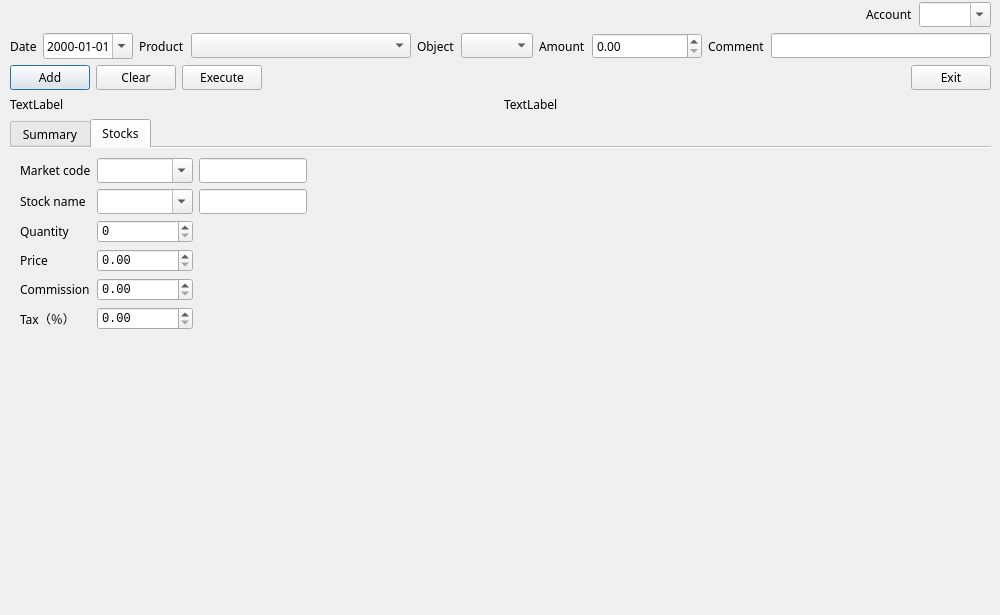
<?xml version="1.0" encoding="UTF-8"?>
<ui version="4.0">
 <class>frm_main</class>
 <widget class="QDialog" name="frm_main">
  <property name="enabled">
   <bool>true</bool>
  </property>
  <property name="geometry">
   <rect>
    <x>0</x>
    <y>0</y>
    <width>1000</width>
    <height>615</height>
   </rect>
  </property>
  <property name="sizePolicy">
   <sizepolicy hsizetype="Expanding" vsizetype="Expanding">
    <horstretch>0</horstretch>
    <verstretch>0</verstretch>
   </sizepolicy>
  </property>
  <property name="minimumSize">
   <size>
    <width>1000</width>
    <height>600</height>
   </size>
  </property>
  <property name="baseSize">
   <size>
    <width>0</width>
    <height>0</height>
   </size>
  </property>
  <property name="font">
   <font>
    <family>Envy Code R</family>
   </font>
  </property>
  <property name="windowTitle">
   <string>LISA</string>
  </property>
  <widget class="QWidget" name="layoutWidget">
   <property name="geometry">
    <rect>
     <x>10</x>
     <y>2</y>
     <width>981</width>
     <height>611</height>
    </rect>
   </property>
   <layout class="QGridLayout" name="gridLayout" rowstretch="0,0,0,0,0,0">
    <property name="sizeConstraint">
     <enum>QLayout::SetDefaultConstraint</enum>
    </property>
    <property name="verticalSpacing">
     <number>6</number>
    </property>
    <item row="0" column="0">
     <layout class="QGridLayout" name="gridLayout_8">
      <property name="sizeConstraint">
       <enum>QLayout::SetFixedSize</enum>
      </property>
      <item row="0" column="2">
       <widget class="QComboBox" name="cmb_account">
        <property name="editable">
         <bool>true</bool>
        </property>
       </widget>
      </item>
      <item row="0" column="1">
       <widget class="QLabel" name="lbl_account">
        <property name="text">
         <string>Account</string>
        </property>
       </widget>
      </item>
      <item row="0" column="0">
       <spacer name="horizontalSpacer_3">
        <property name="orientation">
         <enum>Qt::Horizontal</enum>
        </property>
        <property name="sizeHint" stdset="0">
         <size>
          <width>40</width>
          <height>20</height>
         </size>
        </property>
       </spacer>
      </item>
     </layout>
    </item>
    <item row="3" column="0">
     <layout class="QHBoxLayout" name="horizontalLayout_2">
      <item>
       <widget class="QPushButton" name="btn_add">
        <property name="font">
         <font>
          <family>Envy Code R</family>
         </font>
        </property>
        <property name="text">
         <string>Add</string>
        </property>
       </widget>
      </item>
      <item>
       <widget class="QPushButton" name="btn_clear">
        <property name="font">
         <font>
          <family>Envy Code R</family>
         </font>
        </property>
        <property name="text">
         <string>Clear</string>
        </property>
       </widget>
      </item>
      <item>
       <widget class="QPushButton" name="btn_execute">
        <property name="font">
         <font>
          <family>Envy Code R</family>
         </font>
        </property>
        <property name="text">
         <string>Execute</string>
        </property>
       </widget>
      </item>
      <item>
       <spacer name="horizontalSpacer_8">
        <property name="orientation">
         <enum>Qt::Horizontal</enum>
        </property>
        <property name="sizeHint" stdset="0">
         <size>
          <width>40</width>
          <height>20</height>
         </size>
        </property>
       </spacer>
      </item>
      <item>
       <widget class="QPushButton" name="btn_exit">
        <property name="font">
         <font>
          <family>Envy Code R</family>
         </font>
        </property>
        <property name="text">
         <string>Exit</string>
        </property>
       </widget>
      </item>
     </layout>
    </item>
    <item row="1" column="0">
     <layout class="QGridLayout" name="gridLayout_4" columnstretch="0,0,0,2,0,0,0,1,0,2">
      <property name="sizeConstraint">
       <enum>QLayout::SetDefaultConstraint</enum>
      </property>
      <property name="verticalSpacing">
       <number>2</number>
      </property>
      <item row="0" column="0">
       <widget class="QLabel" name="lbl_date">
        <property name="text">
         <string>Date</string>
        </property>
       </widget>
      </item>
      <item row="0" column="1">
       <widget class="QDateEdit" name="dt_date">
        <property name="displayFormat">
         <string>yyyy-MM-dd</string>
        </property>
        <property name="calendarPopup">
         <bool>true</bool>
        </property>
       </widget>
      </item>
      <item row="0" column="2">
       <widget class="QLabel" name="lbl_product">
        <property name="text">
         <string>Product</string>
        </property>
       </widget>
      </item>
      <item row="0" column="3">
       <widget class="QComboBox" name="cmb_product"/>
      </item>
      <item row="0" column="6">
       <widget class="QLabel" name="lbl_amount">
        <property name="text">
         <string>Amount</string>
        </property>
       </widget>
      </item>
      <item row="0" column="7">
       <widget class="QDoubleSpinBox" name="spn_amount">
        <property name="locale">
         <locale language="C" country="AnyCountry"/>
        </property>
        <property name="maximum">
         <double>999999.989999999990687</double>
        </property>
        <property name="value">
         <double>0.000000000000000</double>
        </property>
       </widget>
      </item>
      <item row="0" column="8">
       <widget class="QLabel" name="lbl_comment">
        <property name="font">
         <font>
          <family>Envy Code R</family>
         </font>
        </property>
        <property name="text">
         <string>Comment</string>
        </property>
       </widget>
      </item>
      <item row="0" column="9">
       <widget class="QLineEdit" name="txt_comment">
        <property name="enabled">
         <bool>true</bool>
        </property>
       </widget>
      </item>
      <item row="0" column="5">
       <widget class="QComboBox" name="cmb_object"/>
      </item>
      <item row="0" column="4">
       <widget class="QLabel" name="lbl_object">
        <property name="text">
         <string>Object</string>
        </property>
       </widget>
      </item>
     </layout>
    </item>
    <item row="5" column="0">
     <layout class="QVBoxLayout" name="verticalLayout_2">
      <item>
       <widget class="QTabWidget" name="tab_details">
        <property name="font">
         <font>
          <family>Envy Code R</family>
         </font>
        </property>
        <property name="tabPosition">
         <enum>QTabWidget::North</enum>
        </property>
        <property name="tabShape">
         <enum>QTabWidget::Rounded</enum>
        </property>
        <property name="currentIndex">
         <number>1</number>
        </property>
        <property name="elideMode">
         <enum>Qt::ElideNone</enum>
        </property>
        <property name="usesScrollButtons">
         <bool>true</bool>
        </property>
        <property name="documentMode">
         <bool>true</bool>
        </property>
        <widget class="QWidget" name="tab_page_summary">
         <attribute name="title">
          <string>Summary</string>
         </attribute>
         <widget class="QWidget" name="layoutWidget">
          <property name="geometry">
           <rect>
            <x>0</x>
            <y>0</y>
            <width>971</width>
            <height>381</height>
           </rect>
          </property>
          <layout class="QGridLayout" name="glo_summary">
           <property name="sizeConstraint">
            <enum>QLayout::SetDefaultConstraint</enum>
           </property>
           <item row="0" column="0">
            <widget class="QTableWidget" name="tbl_summary"/>
           </item>
          </layout>
         </widget>
        </widget>
        <widget class="QWidget" name="tab_page_stocks">
         <attribute name="title">
          <string>Stocks</string>
         </attribute>
         <widget class="QWidget" name="gridLayoutWidget_5">
          <property name="geometry">
           <rect>
            <x>10</x>
            <y>10</y>
            <width>951</width>
            <height>176</height>
           </rect>
          </property>
          <layout class="QGridLayout" name="gridLayout_5" rowstretch="0,0,0,0,0,0" columnstretch="0,0,0,0,0,0" rowminimumheight="0,0,0,0,0,0" columnminimumwidth="0,0,0,0,0,0">
           <property name="sizeConstraint">
            <enum>QLayout::SetFixedSize</enum>
           </property>
           <item row="0" column="4">
            <widget class="QComboBox" name="cmb_marketcode">
             <property name="editable">
              <bool>true</bool>
             </property>
            </widget>
           </item>
           <item row="3" column="4">
            <widget class="QDoubleSpinBox" name="spn_price">
             <property name="font">
              <font>
               <family>Liberation Mono</family>
              </font>
             </property>
             <property name="locale">
              <locale language="C" country="AnyCountry"/>
             </property>
             <property name="maximum">
              <double>999999.989999999990687</double>
             </property>
            </widget>
           </item>
           <item row="2" column="4">
            <widget class="QSpinBox" name="spn_quantity">
             <property name="font">
              <font>
               <family>Liberation Mono</family>
              </font>
             </property>
             <property name="locale">
              <locale language="C" country="AnyCountry"/>
             </property>
             <property name="maximum">
              <number>999999</number>
             </property>
            </widget>
           </item>
           <item row="0" column="0">
            <widget class="QLabel" name="lbl_marketcode">
             <property name="text">
              <string>Market code</string>
             </property>
            </widget>
           </item>
           <item row="1" column="0">
            <widget class="QLabel" name="lbl_stockname">
             <property name="text">
              <string>Stock name</string>
             </property>
            </widget>
           </item>
           <item row="2" column="0">
            <widget class="QLabel" name="lbl_quantity">
             <property name="text">
              <string>Quantity</string>
             </property>
            </widget>
           </item>
           <item row="3" column="0">
            <widget class="QLabel" name="lbl_price">
             <property name="text">
              <string>Price</string>
             </property>
            </widget>
           </item>
           <item row="1" column="4">
            <widget class="QComboBox" name="cmb_stockname">
             <property name="editable">
              <bool>true</bool>
             </property>
            </widget>
           </item>
           <item row="4" column="0">
            <widget class="QLabel" name="lbl_commission">
             <property name="text">
              <string>Commission</string>
             </property>
            </widget>
           </item>
           <item row="4" column="4">
            <widget class="QDoubleSpinBox" name="spn_commission">
             <property name="font">
              <font>
               <family>Liberation Mono</family>
              </font>
             </property>
             <property name="locale">
              <locale language="C" country="AnyCountry"/>
             </property>
             <property name="maximum">
              <double>999999.989999999990687</double>
             </property>
            </widget>
           </item>
           <item row="5" column="0">
            <widget class="QLabel" name="lbl_tax">
             <property name="text">
              <string>Tax（％）</string>
             </property>
            </widget>
           </item>
           <item row="5" column="4">
            <widget class="QDoubleSpinBox" name="spn_tax">
             <property name="font">
              <font>
               <family>Liberation Mono</family>
              </font>
             </property>
             <property name="locale">
              <locale language="C" country="AnyCountry"/>
             </property>
             <property name="maximum">
              <double>999999.989999999990687</double>
             </property>
            </widget>
           </item>
           <item row="1" column="5">
            <widget class="QLineEdit" name="txt_stockdescription"/>
           </item>
           <item row="0" column="5">
            <widget class="QLineEdit" name="txt_marketdescription"/>
           </item>
          </layout>
         </widget>
        </widget>
       </widget>
      </item>
     </layout>
    </item>
    <item row="4" column="0">
     <layout class="QHBoxLayout" name="horizontalLayout" stretch="0,0">
      <property name="sizeConstraint">
       <enum>QLayout::SetFixedSize</enum>
      </property>
      <item>
       <widget class="QLabel" name="lbl_infofinance">
        <property name="font">
         <font>
          <family>Envy Code R</family>
         </font>
        </property>
        <property name="text">
         <string>TextLabel</string>
        </property>
       </widget>
      </item>
      <item>
       <widget class="QLabel" name="lbl_infodetails">
        <property name="font">
         <font>
          <family>Envy Code R</family>
         </font>
        </property>
        <property name="text">
         <string>TextLabel</string>
        </property>
       </widget>
      </item>
     </layout>
    </item>
   </layout>
  </widget>
 </widget>
 <tabstops>
  <tabstop>cmb_account</tabstop>
  <tabstop>dt_date</tabstop>
  <tabstop>cmb_product</tabstop>
  <tabstop>cmb_object</tabstop>
  <tabstop>spn_amount</tabstop>
  <tabstop>txt_comment</tabstop>
  <tabstop>cmb_marketcode</tabstop>
  <tabstop>txt_marketdescription</tabstop>
  <tabstop>cmb_stockname</tabstop>
  <tabstop>txt_stockdescription</tabstop>
  <tabstop>spn_quantity</tabstop>
  <tabstop>spn_price</tabstop>
  <tabstop>spn_commission</tabstop>
  <tabstop>spn_tax</tabstop>
  <tabstop>btn_add</tabstop>
  <tabstop>btn_clear</tabstop>
  <tabstop>btn_exit</tabstop>
  <tabstop>tab_details</tabstop>
  <tabstop>tbl_summary</tabstop>
 </tabstops>
 <resources/>
 <connections/>
</ui>
